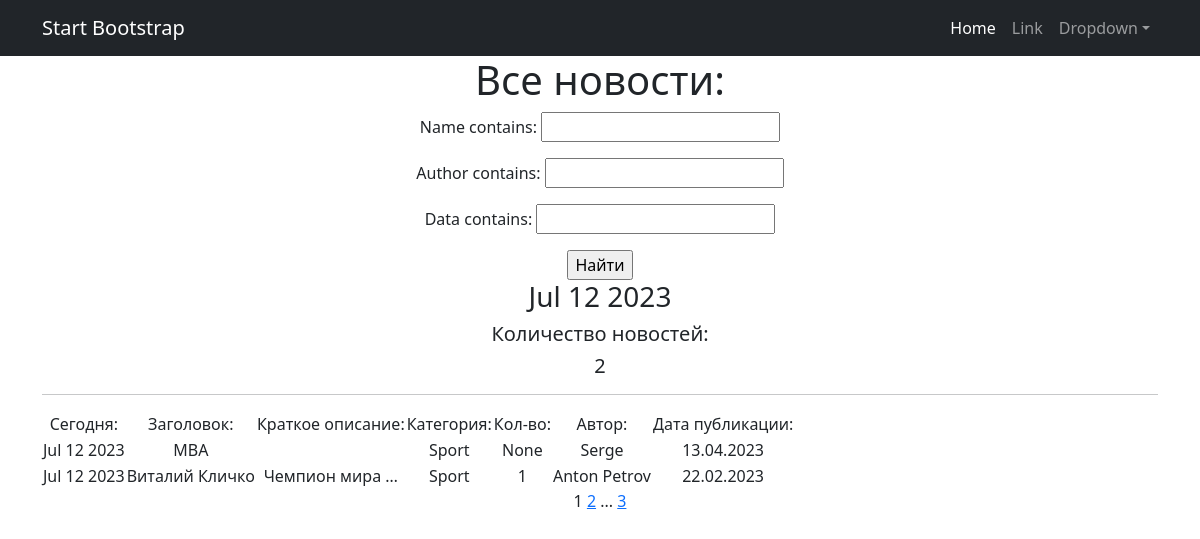
Page /news/ on the committed database.
### simpleapp/models.py (models this page shows, shortened)
class News(models.Model):
    name = models.CharField(
        max_length=50,
        unique=True, # названия новостей не должны повторяться
    )
    author = models.CharField(
        max_length=50, null=True)
    data = models.CharField(
        max_length=50, null=True)
    description = models.TextField()
    quantity = models.IntegerField(
        validators=[MinValueValidator(0)], null=True)
    category = models.ForeignKey(
        to='Category',
        on_delete=models.CASCADE,
        related_name='news', # все продукты в категории будут доступны через поле products
    )

class Category(models.Model):
    name = models.CharField(max_length=100, unique=True)
    subscribers = models.ManyToManyField(User, related_name='categories')

### simpleapp/views.py (the view)
# urls.py: path('', NewsList.as_view()),
class NewsList(ListView):
    model = News
    ordering = 'name'
    template_name = 'news.html'
    context_object_name = 'news'
    paginate_by = 2
    def get_queryset(self):
        queryset = super().get_queryset()
        self.filterset = NewsFilter(self.request.GET, queryset)
        return self.filterset.qs
    def get_context_data(self, **kwargs):
        context = super().get_context_data(**kwargs)
        context['filterset'] = self.filterset
        context['time_now'] = datetime.utcnow()
        return context

### templates/news.html (shortened to what this page needs)
{% extends 'flatpages/default.html' %}
{% block content %}
   <h1>Все новости:</h1>
     <form action="" method="get">
       {{ filterset.form.as_p }}
       <input type="submit" value="Найти" />
   </form>
   <h3>{{ time_now|date:'M d Y' }}</h3>
    <h5>Количество новостей:</h5>
    <h5>{{ news|length }}</h5>
   <hr>
   {% if news %}
       <table>
           <tr>
               <td>Сегодня:</td>
               <td>Заголовок:</td>
               <td>Краткое описание:</td>
               <td>Категория:</td>
               <td>Кол-во:</td>
               <td>Автор:</td>
               <td>Дата публикации:</td>
           </tr>
           {% for news in news %}
           <tr>
               <td>{{ time_now|date:'M d Y' }}</td>
               <td>{{ news.name }}</td>
               <td>{{ news.description|truncatechars:20 }}</td>
               <td>{{ news.category.name }}</td>
               <td>{{ news.quantity }}</td>
               <td>{{ news.author }}</td>
               <td>{{ news.data }}</td>
           </tr>
           {% endfor %}
       </table>
   {% else %}
       <h2>Новостей нет!</h2>
   {% endif %}
   {{ page_obj.number }}
   {% if page_obj.has_next %}
       <a href="?page={{ page_obj.next_page_number }}">{{ page_obj.next_page_number }}</a>
       {% if paginator.num_pages != page_obj.next_page_number %}
           ...
           <a href="?page={{ page_obj.paginator.num_pages }}">{{ page_obj.paginator.num_pages }}</a>
       {% endif %}
   {% endif %}
{% endblock content %}

### templates/flatpages/default.html (shortened to what this page needs)
<!DOCTYPE html>
<html lang="en">
    <head>
        {% load static %}
        <link href="{% static 'css/styles.css' %}" rel="stylesheet" />
    </head>
    <body>
        <nav class="navbar navbar-expand-lg navbar-dark bg-dark">
            <div class="container">
                <a class="navbar-brand" href="#">Start Bootstrap</a>
                <div class="collapse navbar-collapse" id="navbarSupportedContent">
                    <ul class="navbar-nav ms-auto mb-2 mb-lg-0">
                        <li class="nav-item"><a class="nav-link active" aria-current="page" href="#">Home</a></li>
                        <li class="nav-item"><a class="nav-link" href="#">Link</a></li>
                        <li class="nav-item dropdown">
                            <a class="nav-link dropdown-toggle" id="navbarDropdown" href="#" role="button" data-bs-toggle="dropdown" aria-expanded="false">Dropdown</a>
                        </li>
                    </ul>
                </div>
            </div>
        </nav>
        <div class="container">
            <div class="row">
                <div class="col-lg-12 text-center">
                    {% block content %}{% endblock content %}
                </div>
            </div>
        </div>
    </body>
</html>

### rows in the picture
News: time_now "Jul 12 2023", name "MBA", category.name "Sport", quantity "None", author "Serge", data "13.04.2023"
News: time_now "Jul 12 2023", name "Виталий Кличко", description "Чемпион мира …", category.name "Sport", quantity "1", author "Anton Petrov", data "22.02.2023"

### other values in the picture
{{ time_now|date:'M d Y' }} "Jul 12 2023"
{{ news|length }} "2"
{{ page_obj.number }} "1"
{{ page_obj.next_page_number }} "2"
{{ page_obj.paginator.num_pages }} "3"
